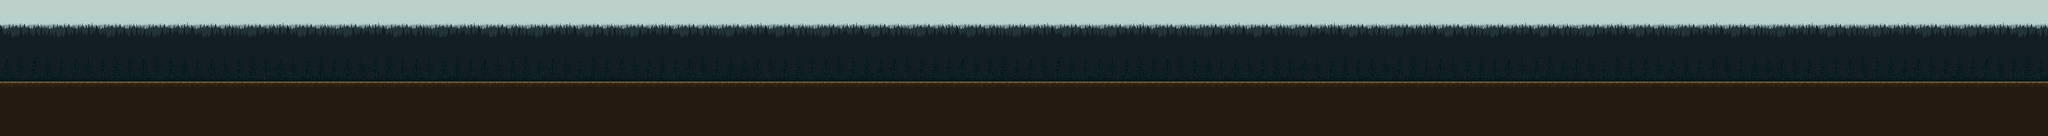

Rendered tile map (Tiled .tmx) drawn with the repository's tilesets; below, a short description and the map source with its tile grids summarised:
An orthogonal 150x10 tile map with 32x32 px tiles, 2 tile layers (Background, Main), 4 tilesets.

<map version="1.10" tiledversion="1.10.2" orientation="orthogonal" renderorder="right-down" width="150" height="10" tilewidth="32" tileheight="32" infinite="0" nextlayerid="3" nextobjectid="1">
 <tileset firstgid="1" source="../Forest/Textures&amp;trees.tsx" />
 <tileset firstgid="57" source="../Forest/Background.tsx" />
 <tileset firstgid="92" source="../Forest/bgcolor.tsx" />
 <tileset firstgid="127" source="../Forest/main.tsx" />
 <layer id="2" name="Background" width="150" height="10">
  <data>[1500 cells, 900 non-empty, 42 distinct tile ids]</data>
 </layer>
 <layer id="1" name="Main" width="150" height="10">
  <data>[1500 cells, 900 non-empty, 22 distinct tile ids]</data>
 </layer>
</map>
